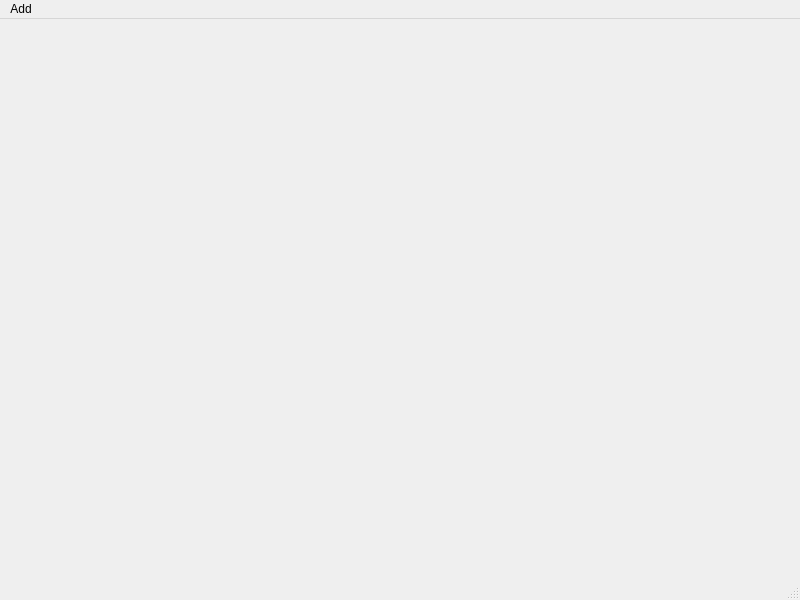
<?xml version="1.0" encoding="UTF-8"?>
<ui version="4.0">
 <class>PlantApp</class>
 <widget class="QMainWindow" name="PlantApp">
  <property name="geometry">
   <rect>
    <x>0</x>
    <y>0</y>
    <width>800</width>
    <height>600</height>
   </rect>
  </property>
  <property name="windowTitle">
   <string>PlantApp</string>
  </property>
  <widget class="QWidget" name="centralwidget">
   <widget class="QWidget" name="gridLayoutWidget">
    <property name="geometry">
     <rect>
      <x>40</x>
      <y>10</y>
      <width>581</width>
      <height>251</height>
     </rect>
    </property>
    <layout class="QGridLayout" name="gridLayout"/>
   </widget>
  </widget>
  <widget class="QMenuBar" name="menubar">
   <property name="geometry">
    <rect>
     <x>0</x>
     <y>0</y>
     <width>800</width>
     <height>23</height>
    </rect>
   </property>
   <widget class="QMenu" name="menuPlant_Reposity">
    <property name="title">
     <string>Add</string>
    </property>
    <addaction name="actionAdd_Plant"/>
   </widget>
   <addaction name="menuPlant_Reposity"/>
  </widget>
  <widget class="QStatusBar" name="statusbar"/>
  <action name="actionAdd_Plant">
   <property name="text">
    <string>Add Plant</string>
   </property>
  </action>
 </widget>
 <resources/>
 <connections/>
</ui>
